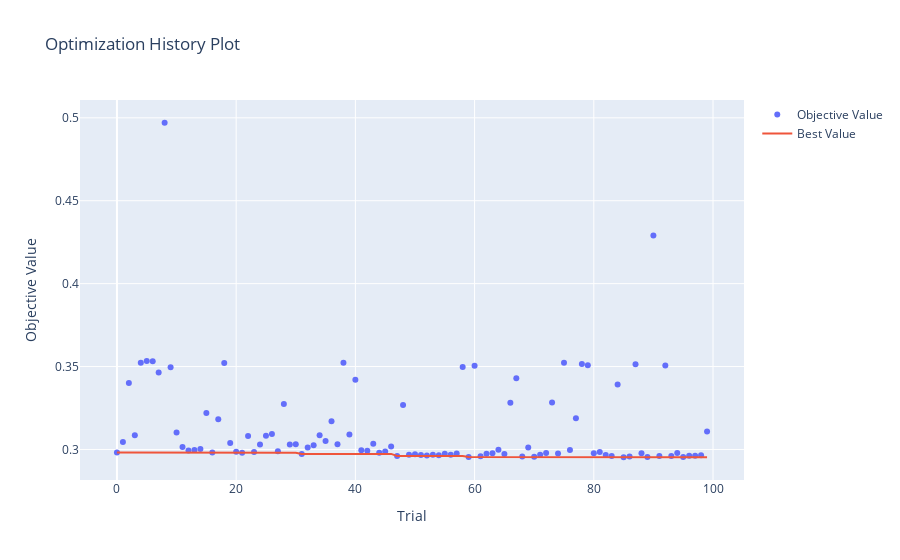
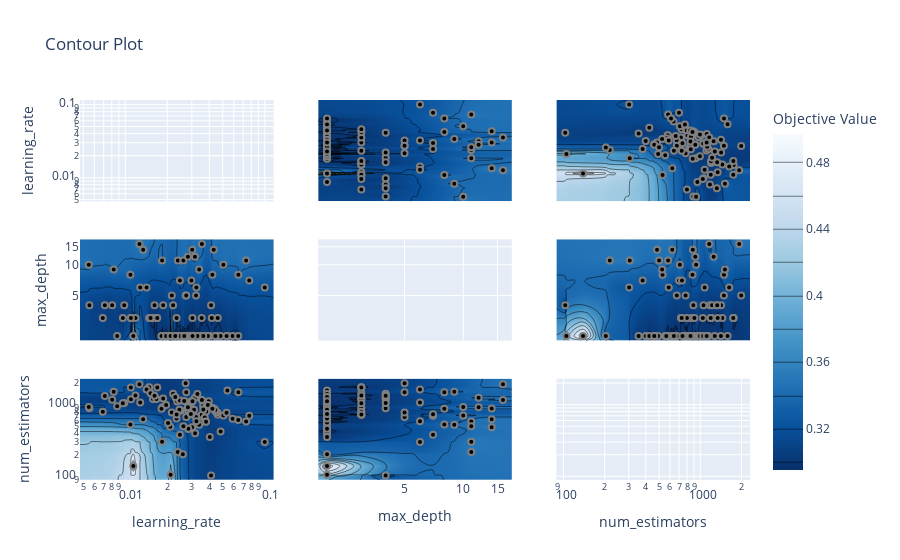
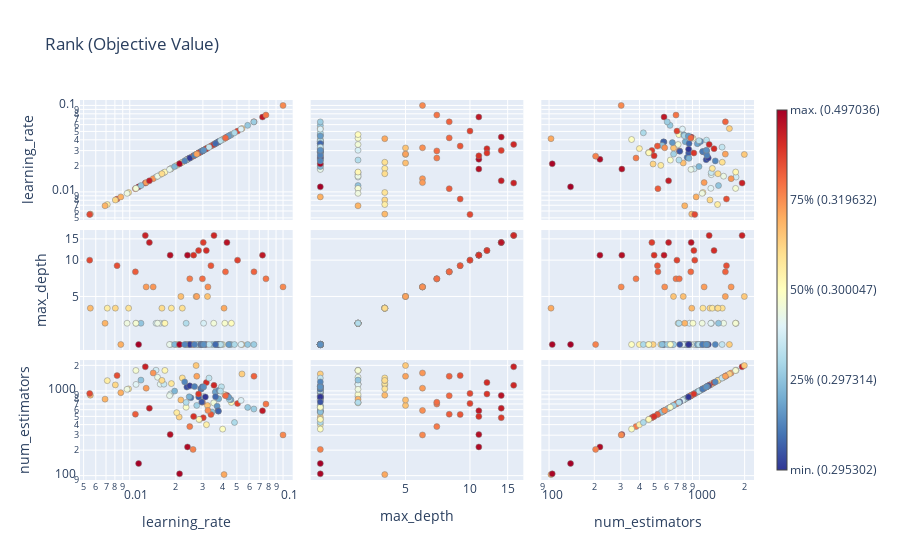
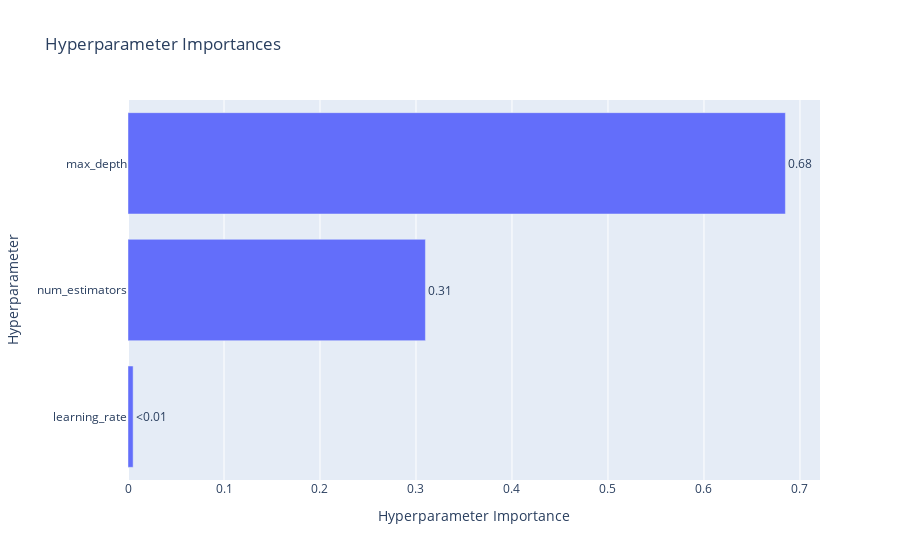

Here is the notebook cell these charts were saved with, in order:
### Code cell
optimization_plots(study_xgb2)
